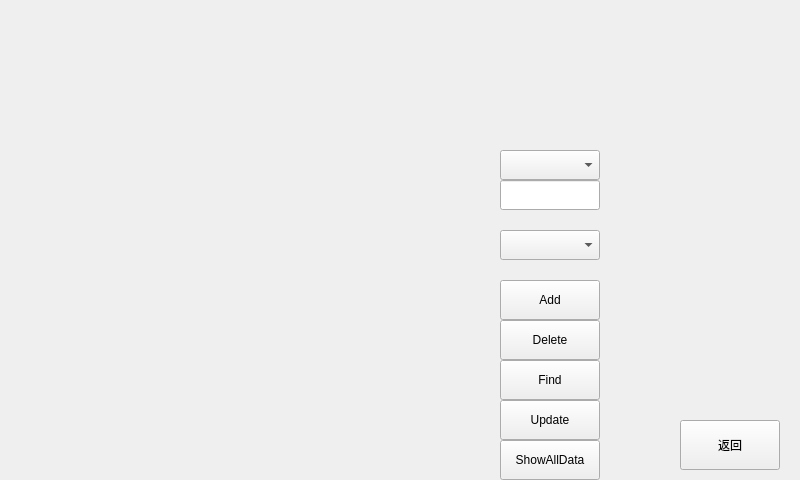
<?xml version="1.0" encoding="UTF-8"?>
<ui version="4.0">
 <class>UserData</class>
 <widget class="QWidget" name="UserData">
  <property name="geometry">
   <rect>
    <x>0</x>
    <y>0</y>
    <width>800</width>
    <height>480</height>
   </rect>
  </property>
  <property name="windowTitle">
   <string>Form</string>
  </property>
  <widget class="QPushButton" name="pushButton">
   <property name="geometry">
    <rect>
     <x>680</x>
     <y>420</y>
     <width>100</width>
     <height>50</height>
    </rect>
   </property>
   <property name="text">
    <string>返回</string>
   </property>
  </widget>
  <widget class="QWidget" name="widget_Datebase" native="true">
   <property name="geometry">
    <rect>
     <x>0</x>
     <y>0</y>
     <width>600</width>
     <height>480</height>
    </rect>
   </property>
   <widget class="QPushButton" name="pushButton_add">
    <property name="geometry">
     <rect>
      <x>500</x>
      <y>280</y>
      <width>100</width>
      <height>40</height>
     </rect>
    </property>
    <property name="text">
     <string>Add</string>
    </property>
   </widget>
   <widget class="QPushButton" name="pushButton_find">
    <property name="geometry">
     <rect>
      <x>500</x>
      <y>360</y>
      <width>100</width>
      <height>40</height>
     </rect>
    </property>
    <property name="text">
     <string>Find</string>
    </property>
   </widget>
   <widget class="QPushButton" name="pushButton_update">
    <property name="geometry">
     <rect>
      <x>500</x>
      <y>400</y>
      <width>100</width>
      <height>40</height>
     </rect>
    </property>
    <property name="text">
     <string>Update</string>
    </property>
   </widget>
   <widget class="QPushButton" name="pushButton_ShowAllData">
    <property name="geometry">
     <rect>
      <x>500</x>
      <y>440</y>
      <width>100</width>
      <height>40</height>
     </rect>
    </property>
    <property name="text">
     <string>ShowAllData</string>
    </property>
   </widget>
   <widget class="QPushButton" name="pushButton_delete">
    <property name="geometry">
     <rect>
      <x>500</x>
      <y>320</y>
      <width>100</width>
      <height>40</height>
     </rect>
    </property>
    <property name="text">
     <string>Delete</string>
    </property>
   </widget>
   <widget class="QLineEdit" name="lineEdit">
    <property name="geometry">
     <rect>
      <x>500</x>
      <y>180</y>
      <width>100</width>
      <height>30</height>
     </rect>
    </property>
   </widget>
   <widget class="QComboBox" name="comboBox_action">
    <property name="geometry">
     <rect>
      <x>500</x>
      <y>230</y>
      <width>100</width>
      <height>30</height>
     </rect>
    </property>
   </widget>
   <widget class="QComboBox" name="comboBox_Item">
    <property name="geometry">
     <rect>
      <x>500</x>
      <y>150</y>
      <width>100</width>
      <height>30</height>
     </rect>
    </property>
   </widget>
  </widget>
 </widget>
 <resources/>
 <connections/>
</ui>
